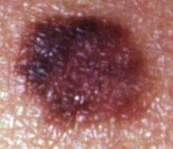
#> input picture 39.jpg, 173 x 149 px
$ jupyter execute 'Quantification of Differential Structures.ipynb'   (shell and % lines are left out)
#> lines starting #> are read from the running program, lines starting #| are printed output that depends on the picture; long printed decimals are rounded
### functions.py
import cv2
import numpy as np
from matplotlib import pyplot as plt
from mpl_toolkits.mplot3d import Axes3D
from matplotlib import cm
from skimage.draw import line as skimage_line
import math


# Shows single image, prepared to use with %matplotlib notebook
# @img - source image
# @title - title of image
# @cmap - colormap setting, gray as default
def simg(img, title, cmap="gray"):
    plt.figure(title)
    plt.imshow(img, cmap)
    plt.title(title)
    plt.show()


# Shows single image
# @img - source image
# @title - title of image
# @scale - scale image to original size if arg == "scale"
# [427 lines left out: functions showimage, create_blur_image, ex, remove_uneven_ilumination, prepare_image_otsu, prepare_image_otsu_slicing and 3 more, not called in this run]

# Drawing connected points on image.
# @dest - image to drawn
# @cnt - list of points to connect
# @color - tuple representing color in BGR format
# @thickness - thickness of the drawn line
def connect_points(dest, cnt, color, thickness):
    for i in range(1, cnt.shape[0]):
        cv2.line(dest, (cnt[i][0][0], cnt[i][0][1]), (cnt[i-1][0][0], cnt[i-1][0][1]), color, thickness)

# Creates grayscale image with connected points
# @img - source image
# @cnt - contour to drawn
#
# @return converted - new image with contour
# [9 lines left out: function shape_matrix, not called in this run]


# Finds bounding box of contour.
# @cnt - source contour
#
# @return x, y, w, h - x,y - point of right upper corner; w,h - width and height
def find_bounding_box(cnt):
    return cv2.boundingRect(cnt)


# Finds convex hull of contour.
# @cnt - source contour
#
# @return ... - x,y - points representing convex hull of contour
def find_convex_hull(cnt):
    return cv2.convexHull(cnt)

# Finds normal axe of given axe in between contour points.
# @cnt - source contour
# @pt1 - start point of given axe
# @pt2 - end point of given axe
# @tolerance - tolerance of acceptable mismatch between new axe and contour points.
#
# @return pt1_res, pt2_res - start point and end point of new finded axe
# [83 lines left out: functions find_normal_axe, find_axes, repair_contour, not called in this run]


# Calculate A_p - area of pigmented contour
# @cnt - source contour
#
# @return ... - area of pigmented contour
def calc_A_p(cnt):
    return int(cv2.contourArea(cnt))


# Calculate A_c - area of convex hull.
# @hull - source convex hull
#
# @return ... - area of convex hull
def calc_A_c(hull):
    repaired_hull = repair_contour(hull)
    return int(cv2.contourArea(repaired_hull))


# Calculate A_b - area of bounding box.
# @cnt - source contour
#
# @return ... - area of bounding box
def calc_A_b(cnt):
    x, y, w, h = cv2.boundingRect(cnt)
    return int(w*h)

# Calculate distance between two given points.
# @pt1 - first point
# @pt2 - second point
#
# @return ... - distance between point pt1 and pt2
def calc_length(pt1, pt2):
    return int(math.sqrt((pt2[0] - pt1[0])**2 + (pt2[1] - pt1[1])**2))


# Calculate p_p - perimeter of contour.
# @cnt - source contour
#
# @return ... - perimeter of contour
def calc_p_p(cnt):
    return int(cv2.arcLength(cnt, False))


# Calculate a_b and b_b parameters of contour.
# @cnt - source contour
#
# @return a_b, b_b - sizes of bounding rectangle
def calc_a_b_b_b(cnt):
    x, y, a_b, b_b = cv2.boundingRect(cnt)
    return a_b, b_b


# Calculate entropy of given image (prepared image)
# @prepared_image - source image (prepared with preparing function)
#
# @return entropy - computed entropy of image
# [145 lines left out: functions entropy, assymetry_quantification, border_quantification, create_contour_mask, not called in this run]


# Computes Euclidian distance between two points in three-dimentional space
# @pt1 - first point
# @pt2 - second point
#
# @return .. - computed distance
def bgr_euclidian_distance(pt1, pt2):
    return int(math.sqrt((pt1[0] - pt2[0])**2 + (pt1[1] - pt2[1])**2 + (pt1[2] - pt2[2])**2))


# Computes colour parameters of image
# @img - source image
#
# @return color_counter, B_params, G_params, R_params - computed parameters
# [244 lines left out: functions colour_quantification, GLCM_LR, GLCM_TB, GLCM_TL_BR, GLCM_TR_BL, calc_H and 3 more, not called in this run]


### Quantification of Differential Structures.ipynb
# Quantification of Differential Structures
This notebook shows methods of quantification of differential structures using Gray-Level Co-Occurrence Matrix (GLCM) and Haralick features

[cell 1]
# Necessary imports
from functions import *
import numpy as np
import cv2
from matplotlib import pyplot as plt

## Gray-Level Co-Occurrence Matrix (GLCM)
GLCM describes adjacency of pixels. Algorithm looks for pairs of pixels and creates new matrix (GLCM) using this information. Below image shows how GLCM is constructed.

There are four types of GLCM matrices. The difference between them is order of pixel comparasion. Example above uses "Left-to-Right" comparasion which means that pixel on the left side (lower horizontal coordinate) is compared with pixel on right side (higher horizontal coordinate).

Four types of adjacency are as follows:
<ul>
<li>Left-to-right</li>
<li>Top-to-bottom</li>
<li>Top left-to-bottom right</li>
<li>Top right-to-bottom lef</li>
</ul>

All of these typyes of GLCM are calculated by functions below.

[cell 2]
# Calculate GLCM matrix using Left-to-right method
# @img - source image
#
# @return GLCM - calculated GLCM matrix
def GLCM_LR(img):
    max_img = max(img.flatten())
    GLCM = np.zeros((max_img,max_img))

    for x in range(1, img.shape[0]):
        for y in range(0, img.shape[1]):
            GLCM[img[x][y] - 1][img[x-1][y] - 1] += 1
    return GLCM


# Calculate GLCM matrix using Top-to-bottom method
# @img - source image
#
# @return GLCM - calculated GLCM matrix
def GLCM_TB(img):
    max_img = max(img.flatten())
    GLCM = np.zeros((max_img,max_img))

    for x in range(0, img.shape[0]):
        for y in range(1, img.shape[1]):
            GLCM[img[x][y] - 1][img[x][y-1] - 1] += 1

    return GLCM


# Calculate GLCM matrix using Top left-to-bottom right method
# @img - source image
#
# @return GLCM - calculated GLCM matrix
def GLCM_TL_BR(img):
    max_img = max(img.flatten())
    GLCM = np.zeros((max_img,max_img))

    for x in range(1, img.shape[0]):
        for y in range(1, img.shape[1]):
            GLCM[img[x][y] - 1][img[x-1][y-1] - 1] += 1

    return GLCM


# Calculate GLCM matrix using Top right-to-bottom left method
# @img - source image
#
# @return GLCM - calculated GLCM matrix
def GLCM_TR_BL(img):
    max_img = max(img.flatten())
    GLCM = np.zeros((max_img,max_img))

    for x in range(img.shape[0]-2, 0, -1):
        for y in range(img.shape[1]-2, 0, -1):
            GLCM[img[x][y] - 1][img[x+1][y-1] - 1] += 1

    return GLCM

## Using GLCM matrices
Figures below shows visual representation of GLCM matrices

[cell 3]
img = cv2.imread('39.jpg')
#> img is the input picture: shape (149, 173, 3); mean B, G, R 98.2, 100.1, 151.3

img_gray = cv2.cvtColor(img, cv2.COLOR_BGR2GRAY)
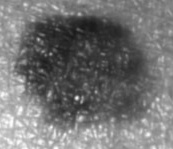
#> img_gray: shape (149, 173); min 23, max 254, mean 115.2

img_glcm_lr = GLCM_LR(img_gray)
#> in GLCM_LR, `max_img = max(img.flatten())`: max_img = 254
#> after the loop in GLCM_LR, `for x in range(1, img.shape[0]):`:
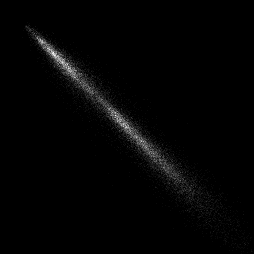
#> GLCM: shape (254, 254) float64; min 0, max 26, mean 0.4; drawn with min black and max white
img_glcm_tb = GLCM_TB(img_gray)
#> after the loop in GLCM_TB, `for x in range(0, img.shape[0]):`:
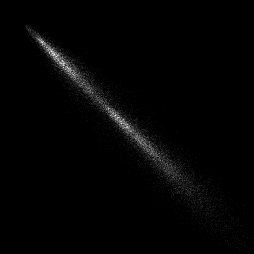
#> GLCM: shape (254, 254) float64; min 0, max 28, mean 0.4; drawn with min black and max white
img_glcm_tl_br = GLCM_TL_BR(img_gray)
#> after the loop in GLCM_TL_BR, `for x in range(1, img.shape[0]):`:
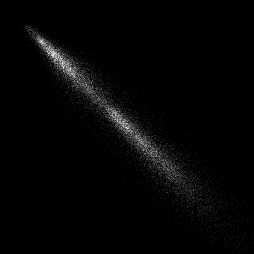
#> GLCM: shape (254, 254) float64; min 0, max 20, mean 0.395; drawn with min black and max white
img_glcm_tr_bl = GLCM_TR_BL(img_gray)
#> after the loop in GLCM_TR_BL, `for x in range(img.shape[0]-2, 0, -1):`:
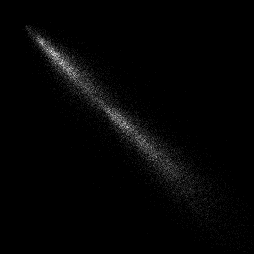
#> GLCM: shape (254, 254) float64; min 0, max 23, mean 0.4; drawn with min black and max white

simg(img_gray, "Gray image")
simg(img_glcm_lr, "GLCM Left-Right")
simg(img_glcm_tb, "GLCM Top-Bottom")
simg(img_glcm_tl_br, "GLCM TopLeft-BottomRight")
simg(img_glcm_tr_bl, "GLCM TopRight-BottomLeft")

## Calculating Haralick features
Haralick features are statistics computed from GLCM matrices. They are useful for describing texture of image. For lesion detection we uses four of them:
<ul>
<li>Energy</li>
<li>Homogeneity</li>
<li>Correlation</li>
<li>Contrast</li>
</ul>

## Calculating Energy
Energy is computed with following formula:
$$E = \sum_{i,j} D_{s}(i, j)^{2}$$
where $D_{s}$ is GLCM matrix and $i, j$ are indexes of GLCM matrix.

[cell 4]
# Calculate Energy E
E_LR = np.sum(img_glcm_lr*img_glcm_lr)
#> E_LR = 192510
print("E_LR = {}".format(E_LR))
#| E_LR = 192510.0

E_TB = np.sum(img_glcm_tb*img_glcm_tb)
#> E_TB = 197844
print("E_TB = {}".format(E_TB))
#| E_TB = 197844.0

E_TL_BR = np.sum(img_glcm_tl_br*img_glcm_tl_br)
#> E_TL_BR = 154102
print("E_TL_BR = {}".format(E_TL_BR))
#| E_TL_BR = 154102.0

E_TR_BL = np.sum(img_glcm_tr_bl*img_glcm_tr_bl)
#> E_TR_BL = 141095
print("E_TR_BL = {}".format(E_TR_BL))
#| E_TR_BL = 141095.0

## Calculating Homogeneity
Homogeneity is computed with following formula:
$$H = \sum_{i,j} \frac{D_{s}(i, j)}{1 + |i - j|}$$
where $D_{s}$ is GLCM matrix and $i, j$ are indexes of GLCM matrix.

[cell 5]
# Calculate homogeneity H
# @glcm - GLCM source matrix
#
# @return H_sum - computed H value
def calc_H(glcm):
    H_sum = 0
    for i in range(0, glcm.shape[0]):
        for j in range(0, glcm.shape[1]):
            H_sum += (glcm[i][j])/(1 + abs(i - j))
    return H_sum

H_LR = calc_H(img_glcm_lr)
#> after the loop in calc_H, `for i in range(0, glcm.shape[0]):`: H_sum = 6774.5
#> H_LR = 6774.5
print("H_LR = {}".format(H_LR))
#| H_LR = 6774.515

H_TB = calc_H(img_glcm_tb)
#> H_TB = 6827.7
print("H_TB = {}".format(H_TB))
#| H_TB = 6827.750

H_TL_BR = calc_H(img_glcm_tl_br)
#> H_TL_BR = 5749.5
print("H_TL_BR = {}".format(H_TL_BR))
#| H_TL_BR = 5749.471

H_TR_BL = calc_H(img_glcm_tr_bl)
#> H_TR_BL = 5357.5
print("H_TR_BL = {}".format(H_TR_BL))
#| H_TR_BL = 5357.518

## Calculating Correlation
Correlation is computed with following formula:
$$C_{cor} = \sum_{i,j} \frac{(i - \mu_{i})(j - \mu_{j})D_{s}(i,j)}{\sigma_{i}\sigma_{j}}$$
where $D_{s}$ is GLCM matrix, $i, j$ are indexes of GLCM matrix, $\mu_{i}$, $\mu_{j}$, $\sigma_{i}$ and $\sigma_{j}$ are the means and the standard deviations of GLCM.

[cell 6]
# Calculate correlation Cor
# @glcm - GLCM source matrix
#
# @return Cor_sum - computed Cor value
def calc_Cor(glcm):
    u_i = 0
    u_j = 0
    for i in range(0, glcm.shape[0]):
        for j in range(0, glcm.shape[1]):
            u_i += i*glcm[i][j]
            u_j += j*glcm[i][j]

    o_i = 0
    o_j = 0
    for i in range(0, glcm.shape[0]):
        for j in range(0, glcm.shape[1]):
            o_i += ((i - u_i)**2)*glcm[i][j]
            o_j += ((j - u_j)**2)*glcm[i][j]

    o_i = math.sqrt(o_i)
    o_j = math.sqrt(o_j)

    Cor_sum = 0
    for i in range(0, glcm.shape[0]):
        for j in range(0, glcm.shape[1]):
            Cor_sum += ((i - u_i)*(j - u_j)*glcm[i][j])/(o_i*o_j)

    return Cor_sum


Cor_LR = calc_Cor(img_glcm_lr)
#> after the loop in calc_Cor, `for i in range(0, glcm.shape[0]):`: u_i = 2921317; u_j = 2911961
#> after the loop in calc_Cor, `for i in range(0, glcm.shape[0]):`: o_i = 2.18e+17; o_j = 2.17e+17
#> in calc_Cor, `o_i = math.sqrt(o_i)`: o_i = 467428978.3
#> in calc_Cor, `o_j = math.sqrt(o_j)`: o_j = 465931959.8
#> after the loop in calc_Cor, `for i in range(0, glcm.shape[0]):`: Cor_sum = 1
#> Cor_LR = 1
print("Cor_LR = {}".format(Cor_LR))
#| Cor_LR = 1

Cor_TB = calc_Cor(img_glcm_tb)
#> Cor_TB = 1
print("Cor_LR = {}".format(Cor_TB))
#| Cor_LR = 1

Cor_TL_BR = calc_Cor(img_glcm_tl_br)
#> Cor_TL_BR = 1
print("Cor_LR = {}".format(Cor_TL_BR))
#| Cor_LR = 1

Cor_TR_BL = calc_Cor(img_glcm_tr_bl)
#> Cor_TR_BL = 1
print("Cor_LR = {}".format(Cor_TR_BL))
#| Cor_LR = 1

## Calculating Contrast
Contrast is computed with following formula:
$$C_{con} = \sum_{i,j} |i - j|^{2} D_{s}(i,j) $$
where $D_{s}$ is GLCM matrix and $i, j$ are indexes of GLCM matrix.

[cell 7]
# Calculate Contrast Con
# @glcm - GLCM source matrix
#
# @return Con - computed Con value
def calc_Con(glcm):
    Con_sum = 0
    for i in range(0, glcm.shape[0]):
        for j in range(0, glcm.shape[1]):
            Con_sum += (abs(i - j)**2)*glcm[i][j]
    return Con_sum


Con_LR = calc_Con(img_glcm_lr)
#> after the loop in calc_Con, `for i in range(0, glcm.shape[0]):`: Con_sum = 1954904
#> Con_LR = 1954904
print("Con_LR = {}".format(Con_LR))
#| Con_LR = 1954904.0

Con_TB = calc_Con(img_glcm_tb)
#> Con_TB = 2010430
print("Con_LR = {}".format(Con_TB))
#| Con_LR = 2010430.0

Con_TL_BR = calc_Con(img_glcm_tl_br)
#> Con_TL_BR = 3442367
print("Con_LR = {}".format(Con_TL_BR))
#| Con_LR = 3442367.0

Con_TR_BL = calc_Con(img_glcm_tr_bl)
#> Con_TR_BL = 3809385
print("Con_LR = {}".format(Con_TR_BL))
#| Con_LR = 3809385.0

## Mean values
Mean values of parameters computed above are useful in melanoma detection.

[cell 8]
# Means
E_mean = (E_LR + E_TB + E_TL_BR + E_TR_BL)/4
#> E_mean = 171387.8
print("E_mean = {}".format(E_mean))
#| E_mean = 171387.75

H_mean = (H_LR + H_TB + H_TL_BR + H_TR_BL)/4
#> H_mean = 6177.3
print("H_mean = {}".format(H_mean))
#| H_mean = 6177.314

Cor_mean = (Cor_LR + Cor_TB + Cor_TL_BR + Cor_TR_BL)/4
#> Cor_mean = 1
print("Cor_mean = {}".format(Cor_mean))
#| Cor_mean = 1

Con_mean = (Con_LR + Con_TB + Con_TL_BR + Con_TR_BL)/4
#> Con_mean = 2804271.5
print("Con_mean = {}".format(Con_mean))
#| Con_mean = 2804271.5
